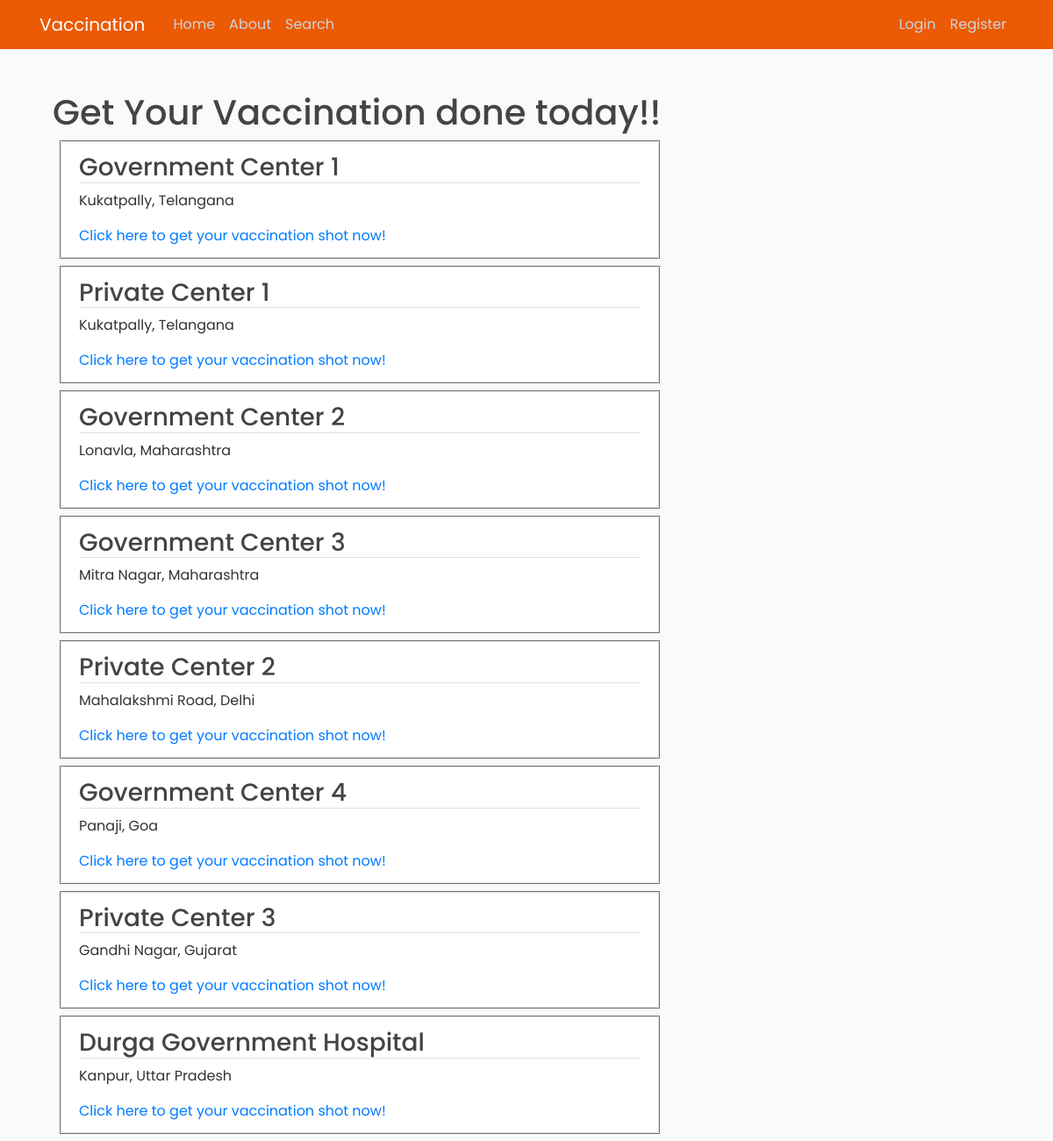
The page / on the database its author committed.
### vaccine/models.py (models this page shows, shortened)
class VaccinationCenter(models.Model):
    name = models.CharField(max_length=30, unique=True)
    location = models.CharField(max_length=50)
    state = models.CharField(max_length=30, choices=STATES_CHOICES)

### vaccine/views.py (the view)
# urls.py: 2. Add a URL to urlpatterns:  path('', views.home, name='home')
def home(request):
    centers = VaccinationCenter.objects.all()
    context = {
        'title': 'Home',
        'centers': centers
    }
    return render(request, 'vaccine/home.html', context)

### vaccine/templates/vaccine/home.html
{% extends 'vaccine/base.html' %}
{% block content %}
    <div class="container border border-0">
        <h1>Get Your Vaccination done today!!</h1>
        {% for center in centers %}
            <ul class="list-group border border-secondary m-2">
                <li class="list-group-item">
                    <h3 class="border-bottom mb-2">{{ center.name }}</h3>
                    <p>{{ center.location }}, {{ center.state }}</p>
                    <a href="#">Click here to get your vaccination shot now!</a>
                </li>
            </ul>
        {% endfor %}
    </div>
{% endblock content %}

### vaccine/templates/vaccine/base.html (shortened to what this page needs)
{% load static %}
<html lang="en">
<head>
    <link rel="stylesheet" href="https://cdn.jsdelivr.net/npm/bootstrap@4.3.1/dist/css/bootstrap.min.css">
    <link rel="stylesheet" href="{% static 'global.css' %}">
</head>
<body>
  <header class="site-header mb-5">
    <nav class="navbar navbar-expand-md navbar-dark fixed-top">
        <div class="container">
            <a class="navbar-brand mr-4" href="/">Vaccination</a>
            <div class="collapse navbar-collapse" id="navbarToggle">
                <div class="navbar-nav mr-auto">
                    <a class="nav-item nav-link" href="{% url 'vaccine-home' %}">Home</a>
                    <a class="nav-item nav-link" href="#">About</a>
                    <a class="nav-item nav-link"  href="{% url 'search-center' %}">Search</a>
                </div>
                <div class="navbar-nav">
                    {% if user.is_authenticated %}
                    <a class="nav-item nav-link" href="{% url 'logout' %}">Logout</a>
                    <a class="nav-item nav-link" href="{% url 'profile' %}">Profile</a>
                    {% else %}
                        <a class="nav-item nav-link" href="{% url 'login' %}">Login</a>
                        <a class="nav-item nav-link" href="{% url 'register' %}">Register</a>
                    {% endif %}
                </div>
            </div>
        </div>
    </nav>
</header>
<main role="main" class="container mt-5">
    <div class="row">
      <div class="col-md-8 mt-4">
        {% block content %}{% endblock %}
      </div>
    </div>
</main>
</body>
</html>

### vaccine/static/vaccine/global.css (style rules this page uses)
body { background: #fafafa; color: #333333; margin-top: 5rem; }
h1, h2, h3, h4, h5, h6 { color: #444444; }
ul { margin: 0; }
.site-header .navbar-nav .nav-link { color: #cbd5db; }

### vaccine/templates/vaccine/base.html (style rules this page uses)
* { font-family: 'Poppins', 'Open Sans', 'Raleway', sans-serif; }
nav { background-color: rgb(236, 90, 5); }

### rows shown on the page
VaccinationCenter: name "Government Center 1", location "Kukatpally", state "Telangana"
VaccinationCenter: name "Private Center 1", location "Kukatpally", state "Telangana"
VaccinationCenter: name "Government Center 2", location "Lonavla", state "Maharashtra"
VaccinationCenter: name "Government Center 3", location "Mitra Nagar", state "Maharashtra"
VaccinationCenter: name "Private Center 2", location "Mahalakshmi Road", state "Delhi"
VaccinationCenter: name "Government Center 4", location "Panaji", state "Goa"
VaccinationCenter: name "Private Center 3", location "Gandhi Nagar", state "Gujarat"
VaccinationCenter: name "Durga Government Hospital", location "Kanpur", state "Uttar Pradesh"
